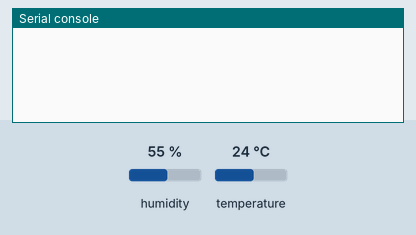
This program was run on a simulated MicroPython board. Shown: the last lines printed to the serial console. The inputs (shaded band) are chosen by the test bench; at power-on: humidity 55 %, temperature 24 °C.

Above: at 1.2 s.
1.3 s: humidity set to 22 %
At 2.5 s:
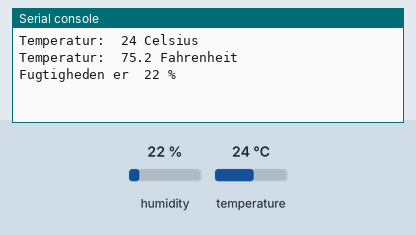
4.3 s: temperature set to 12 °C
At 7.0 s:
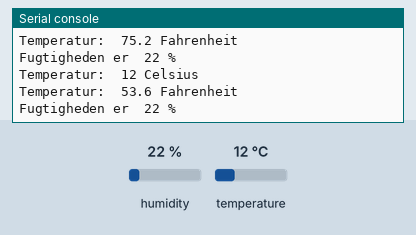
7.3 s: humidity set to 40 %
At 9.6 s:
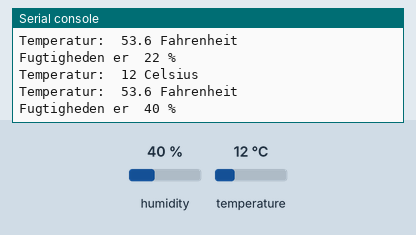

The program:

dht11.py
```python
from machine import Pin
from time import sleep
import dht

sensor = dht.DHT11(Pin(19))

test = "Heyo"

while True:
    try:
        sleep(2)
        sensor.measure()
        temp = sensor.temperature()
        f = temp * (9/5) + 32
        print("Temperatur: ", temp, "Celsius")
        print("Temperatur: ", f, "Fahrenheit")

        hum = sensor.humidity()
        print("Fugtigheden er ", hum, "%")

    except OSError as e:
        print("failed")
```

Measured:
- after the input at 1.3 s, the serial console: prints a new line after 0.72 s (image 1)
- after the input at 4.3 s, the serial console: prints a new line after 1.8 s (image 2)
- after the input at 7.3 s, the serial console: prints a new line after 0.79 s (image 3)
